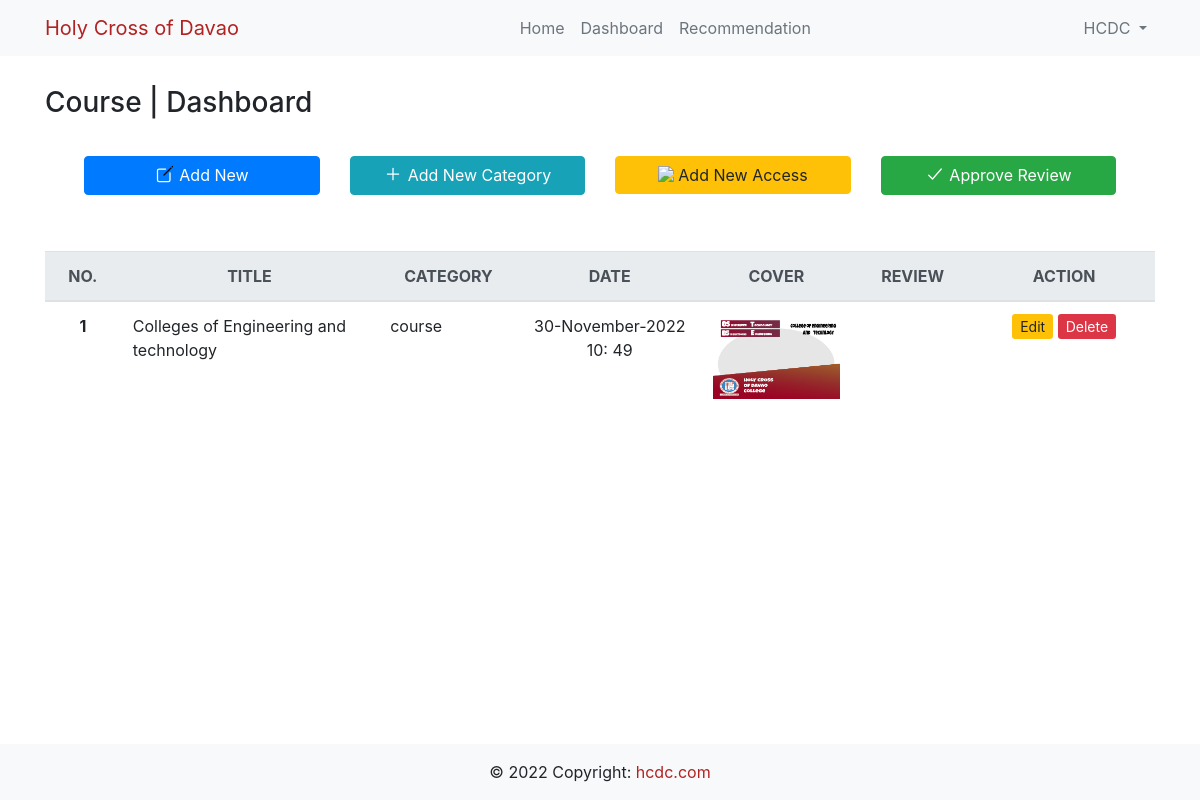
The page /admin/dashboard_course.php (signed in) on the database its author committed.
### tables this page shows
CREATE TABLE `course` (
  `id` int(10) NOT NULL,
  `datetime` varchar(30) NOT NULL,
  `title` text NOT NULL,
  `category` varchar(30) NOT NULL,
  `publisher` varchar(30) NOT NULL,
  `image` varchar(255) NOT NULL,
  `content` text NOT NULL
);

### admin/dashboard_course.php (the view, shortened to what this page needs)
<?php
	require '../config/config.php';
 ?>
<!DOCTYPE html>
<html lang="en">
<head>
    <link rel="stylesheet" href="https://stackpath.bootstrapcdn.com/bootstrap/4.4.1/css/bootstrap.min.css">
    <link rel="stylesheet" type="text/css" href="../assets/css/style.css">
</head>
<body>
	<nav class="navbar navbar-expand-lg fixed-top bg-light">
		<div class="container">
			<a class="navbar-brand" href="#">Holy Cross of Davao</a>
			<div class="collapse navbar-collapse" id="nav-collapse">
				<ul class="navbar-nav ml-auto mr-auto">
				    <li class="nav-item">
						<a class="nav-link text-secondary" href="../index.php">Home</a>
					</li>
					<li class="nav-item active">
						<a class="nav-link text-secondary" href="dashboard_course.php">Dashboard<span class="sr-only">(current)</span></a>
					</li>
					<li class="nav-item active">
						<a class="nav-link text-secondary" href="revcourse.php">Recommendation<span class="sr-only">(current)</span></a>
					</li>
				</ul>
				<ul class="navbar-nav">
					<li class="nav-item dropdown">
						<a class="nav-link dropdown-toggle text-secondary" id="navbarDropdownMenuLink" data-toggle="dropdown" aria-haspopup="true" aria-expanded="false"> <?php echo $_SESSION['username']; ?> </a>
			  		</li>
				</ul>
			</div>
		</div>
	</nav>
	<header>
		<div class="container mg-top">
			<div class="pt-3 pb-1"><h3>Course | Dashboard</h3></div>
		</div>
	</header>
	<div class="container">
		<div class="mt-4 mx-4">
			<div class="row col-lg-12 p-0 m-0">
				<div class="col-md-3 mb-2">
					<a href="course.php" class="btn btn-primary btn-block"> <img class="mb-1 d-icon" src="../assets/icons/create.svg"> Add New</a>
				</div>
				<div class="col-md-3 mb-2">
					<a href="categories_course.php" class="btn btn-info btn-block"> <img class="mb-1 d-icon" src="../assets/icons/add.svg"> Add New Category</a>
				</div>
				<div class="col-md-3 mb-2">
					<a href="admins.php" class="btn btn-warning btn-block"> <img class="mb-1 d-icon" src="../assets/icons/add-admin.svg"> Add New Access</a>
				</div>
				<div class="col-md-3 mb-2">
					<a href="revcourse.php" class="btn btn-success btn-block"> <img class="mb-1 d-icon" src="../assets/icons/checkmark.svg"> Approve Review</a>
				</div>
			</div>
		</div>
		<div class="mt-5 col-lg-12">
			<div class="row">
				<table class="table table-hover">
					<thead class="thead-light">
					<tr>
						<th class="text-center" width="5%">NO.</th>
						<th class="text-center" width="17%">TITLE</th>
						<th class="text-center" width="7%">CATEGORY</th>
						<th class="text-center" width="12%">DATE</th>
						<th class="text-center" width="10%">COVER</th>
						<th class="text-center" width="8%">REVIEW</th>
						<th class="text-center" width="12%">ACTION</th>
					</tr>
					</thead>
					<?php
						$query = mysqli_query($con, "SELECT * FROM course");
						$no = 1;
				    	while($row = mysqli_fetch_assoc($query)){
				     ?>
					<tbody>
					 <tr>
					 	<th scope="row" class="text-center"> <?php echo $no ?> </th>
					 	<td> <?php if (strlen($row['title'])>45) {
					 			$row['title'] = substr($row['title'],0,35).'...'; } ?>
					 		<?php echo $row['title']; ?>
					 	</td>
					 	<td> <?php echo $row['category'] ?> </td>
					 	<td class="text-center"> <?php echo $row['datetime'] ?> </td>
					 	<td> <img src="../uploads/<?php echo $row['image'] ?>" width="100%" > </td>
					 	<td class="text-center">
						</td>
					 	<td class="text-center">
						    <a href="editpost_course.php?id=<?php echo $row['id'] ?>" class="text-decoration-none"> <span class="btn-sm btn-warning">Edit</span> </a>
					 		<a href="deletepost_course.php?id=<?php echo $row['id'] ?>" class="text-decoration-none"> <span class="btn-sm btn-danger">Delete</span> </a>
					 	</td>
					 </tr>
					 </tbody>
					<?php
					 		$no++ ;
				    	}
					 ?>
				</table>
			</div>
		</div>
	</div>
	  <footer class="page-footer fixed-bottom bg-light">
        <div class="footer-copyright text-center py-3">© 2022 Copyright:
          <a href="../index.php"> hcdc.com</a>
        </div>
    </footer>
</body>
</html>

### assets/css/style.css (style rules this page uses)
a { color: #b22222; text-decoration: none; background-color: transparent; }
.mg-top { margin-top: 70px; }
.d-icon { max-width: 100%; max-height: 20px; }

### rows shown on the page
course: title "Colleges of Engineering and technology", category "course", datetime "30-November-2022 10: 49"

### other values the page prints
$_SESSION['username'] "HCDC"
